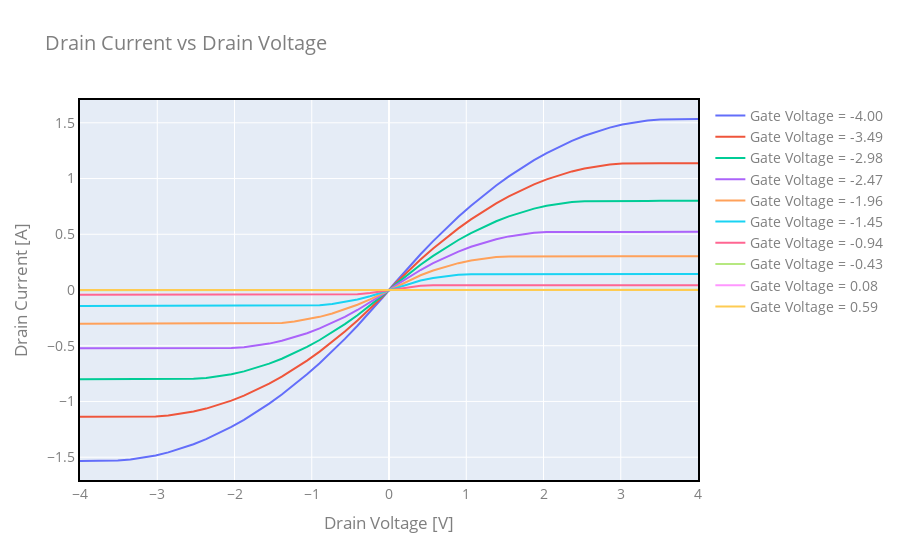

The notebook cell saved with this chart:
### Code cell
fig = go.Figure()

prim_y_vals=np.empty_like(drainV)

for step in gateV[::int(numStep/10)]:
    for i in range(numStep):
        prim_y_vals[i] = drainCurr(True, inputs, drainV[i], step)
        
    fig.add_trace(
        go.Scatter(
            visible=True,
            line=dict(width=2),
            name="Gate Voltage = " + "{:.2f}".format(step),
            x=drainV,
            y=prim_y_vals,
        ),
    )

fig.update_layout(
    title="Drain Current vs Drain Voltage",
    xaxis=dict(title='Drain Voltage [V]', showline=True, linewidth=2, linecolor='black', mirror=True),
    yaxis=dict(title='Drain Current [A]', showline=True, linewidth=2, linecolor='black', mirror=True),
    font=dict(
        size=14,
        color="#7f7f7f"
    )
)

fig.show()
fig.write_html("CurrentAgainstDrainV.html")
